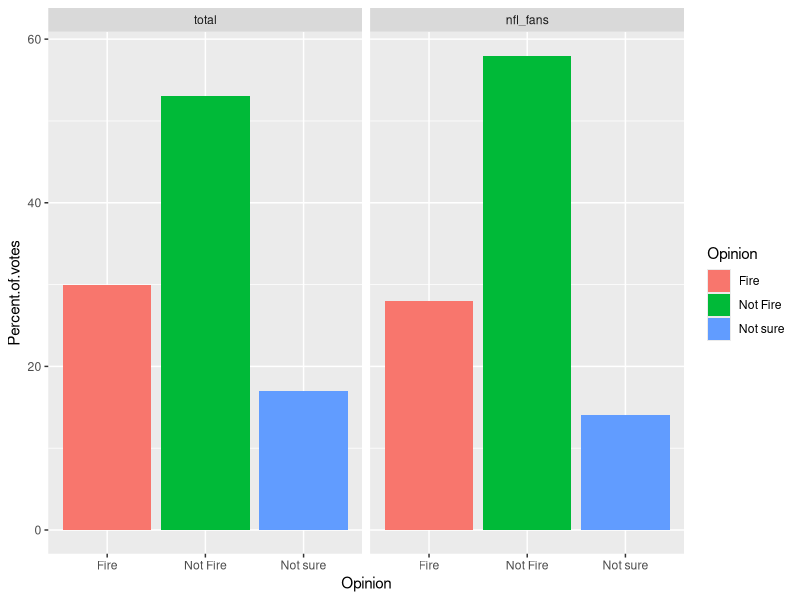

Write R code to recreate this figure.
## ---- chunk 1
library(tidyverse)
library(reshape2)

total <- c(30, 53, 17)
nfl_fans <- c(28, 58, 14)

df = data.frame(total=total, 
                nfl_fans=nfl_fans)

df <- t(df)
colnames(df) <- c('Fire', 'Not Fire', 'Not sure')


melted_df <- melt(df)
colnames(melted_df) <- c('Group', 'Opinion', 'Percent.of.votes')

ggplot(melted_df, aes(x = Opinion, y = Percent.of.votes, fill = Opinion)) + geom_col() + facet_grid(~ Group)
